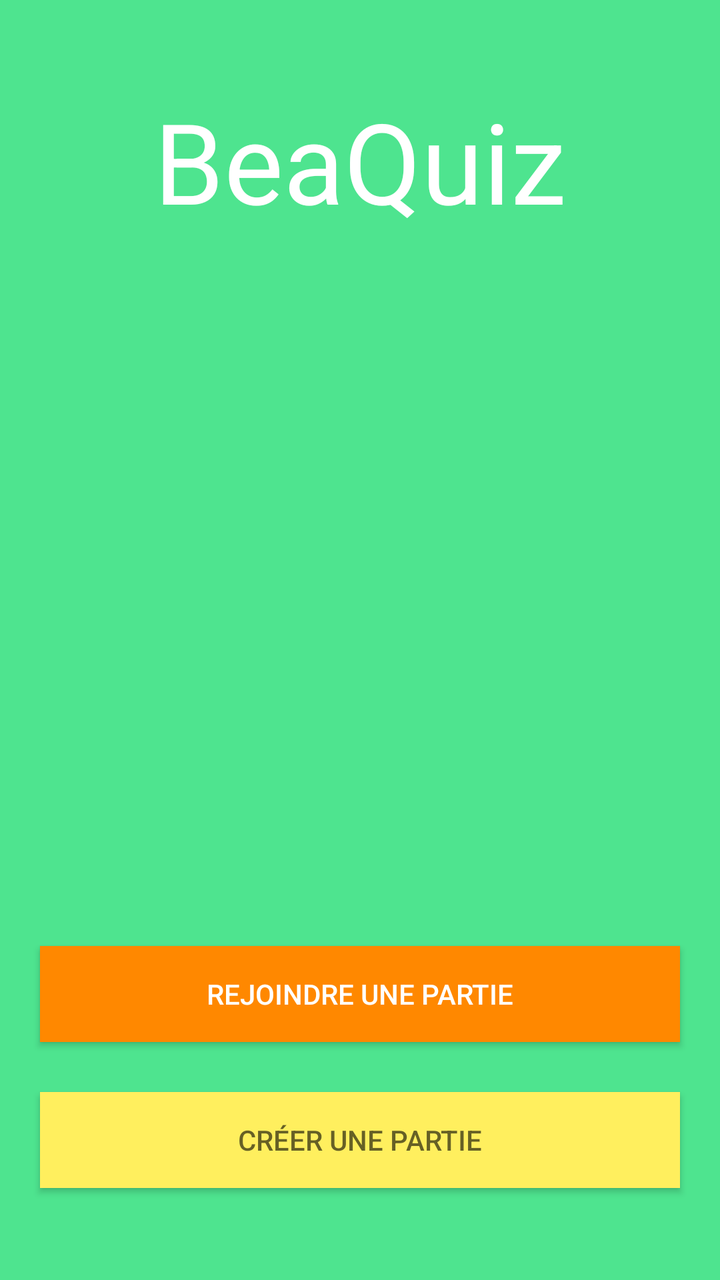
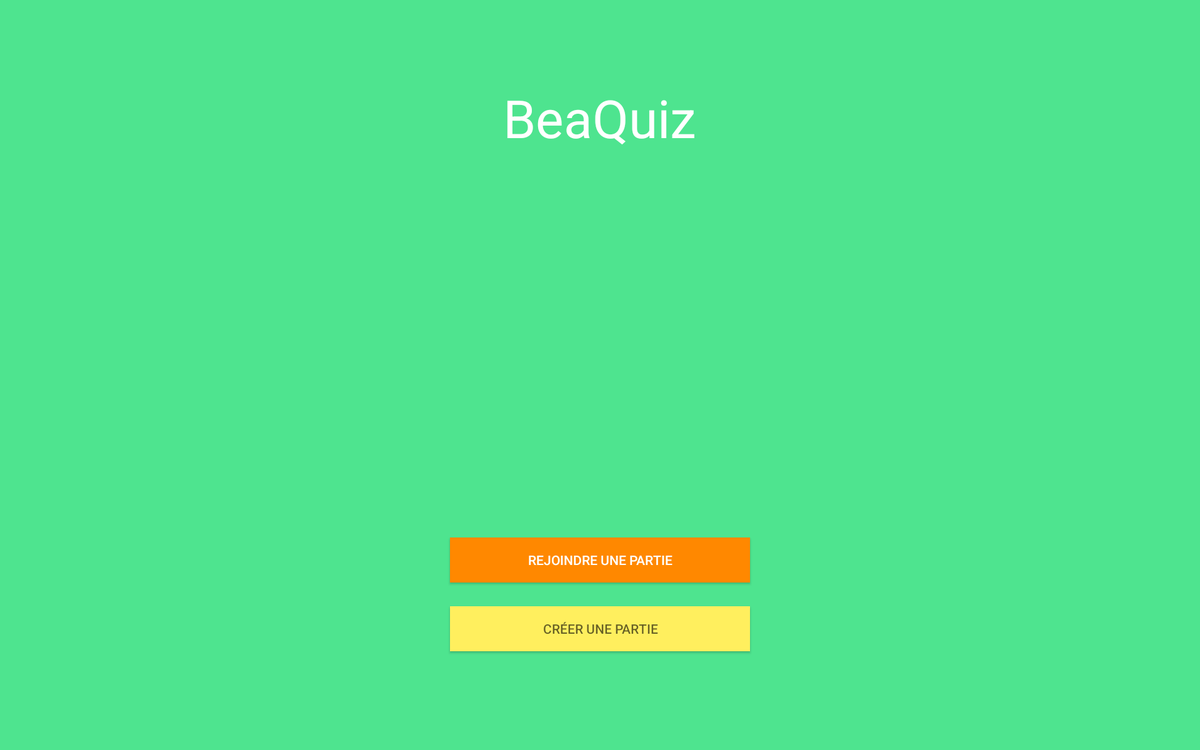

An Android layout and its configuration variant, each rendered on a device that would load it. The default file and the variant file are quoted in full after the pictures.
<!-- AndroidManifest.xml: activity theme Theme.AppCompat.NoActionBar -->
<!-- res/layout/activity_main.xml -->
<?xml version="1.0" encoding="utf-8"?>
<RelativeLayout xmlns:android="http://schemas.android.com/apk/res/android"
    xmlns:tools="http://schemas.android.com/tools"
    android:id="@+id/activity_main"
    android:layout_width="match_parent"
    android:layout_height="match_parent"
    android:paddingBottom="@dimen/activity_vertical_margin"
    android:paddingLeft="@dimen/activity_horizontal_margin"
    android:paddingRight="@dimen/activity_horizontal_margin"
    android:paddingTop="@dimen/activity_vertical_margin"
    tools:context="com.example.pascalcamara.beaquiz.MainActivity"
    android:background="@color/colorAccent">

    <Button
        android:text="Rejoindre une partie"
        android:layout_width="wrap_content"
        android:layout_height="wrap_content"
        android:id="@+id/joinGameBtn"
        android:width="320sp"
        style="@style/Widget.AppCompat.Button.Colored"
        android:background="@android:color/holo_orange_dark"
        android:textColor="@android:color/background_light"
        android:layout_marginBottom="25dp"
        android:layout_above="@+id/createGameBtn"
        android:layout_centerHorizontal="true" />

    <Button
        android:text="Créer une partie"
        android:layout_width="wrap_content"
        android:layout_height="wrap_content"
        android:id="@+id/createGameBtn"
        android:width="320sp"
        android:layout_marginBottom="46dp"
        style="@style/Widget.AppCompat.Button.Colored"
        android:background="@color/colorPrimary"
        android:textColor="?android:attr/textColorHintInverse"
        android:layout_alignParentBottom="true"
        android:layout_alignStart="@+id/joinGameBtn" />

    <TextView
        android:layout_width="wrap_content"
        android:layout_height="wrap_content"
        android:text="BeaQuiz"
        android:textColor="@android:color/background_light"
        android:textSize="56sp"
        android:layout_marginTop="43dp"
        android:layout_alignParentTop="true"
        android:layout_centerHorizontal="true" />
</RelativeLayout>
<!-- resources referenced by this layout -->
<resources>
  <color name="colorAccent">#4ee48f</color>
  <color name="colorPrimary">#ffef5e</color>
</resources>
<!-- res/layout-xlarge/activity_main.xml (the repository's variant of the layout above) -->
<!-- drawn on a large tablet held sideways -->
<?xml version="1.0" encoding="utf-8"?>
<RelativeLayout xmlns:android="http://schemas.android.com/apk/res/android"
    xmlns:tools="http://schemas.android.com/tools"
    android:id="@+id/activity_main"
    android:layout_width="match_parent"
    android:layout_height="match_parent"
    android:paddingBottom="@dimen/activity_vertical_margin"
    android:paddingLeft="@dimen/activity_horizontal_margin"
    android:paddingRight="@dimen/activity_horizontal_margin"
    android:paddingTop="@dimen/activity_vertical_margin"
    tools:context="com.example.pascalcamara.beaquiz.MainActivity"
    android:background="@color/colorAccent">

    <TextView
        android:layout_width="wrap_content"
        android:layout_height="wrap_content"
        android:text="BeaQuiz"
        android:textColor="@android:color/background_light"
        android:textSize="56sp"
        android:layout_marginTop="88dp"
        android:layout_alignParentTop="true"
        android:layout_centerHorizontal="true" />

    <Button
        android:text="Créer une partie"
        android:layout_width="wrap_content"
        android:layout_height="wrap_content"
        android:id="@+id/createGameBtn"
        android:width="320sp"
        android:layout_marginBottom="105dp"
        style="@style/Widget.AppCompat.Button.Colored"
        android:background="@color/colorPrimary"
        android:textColor="?android:attr/textColorHintInverse"
        android:layout_alignParentBottom="true"
        android:layout_alignStart="@+id/joinGameBtn" />

    <Button
        android:text="Rejoindre une partie"
        android:layout_width="wrap_content"
        android:layout_height="wrap_content"
        android:id="@+id/joinGameBtn"
        android:width="320sp"
        style="@style/Widget.AppCompat.Button.Colored"
        android:background="@android:color/holo_orange_dark"
        android:textColor="@android:color/background_light"
        android:layout_marginBottom="25dp"
        android:layout_above="@+id/createGameBtn"
        android:layout_centerHorizontal="true" />
</RelativeLayout>
